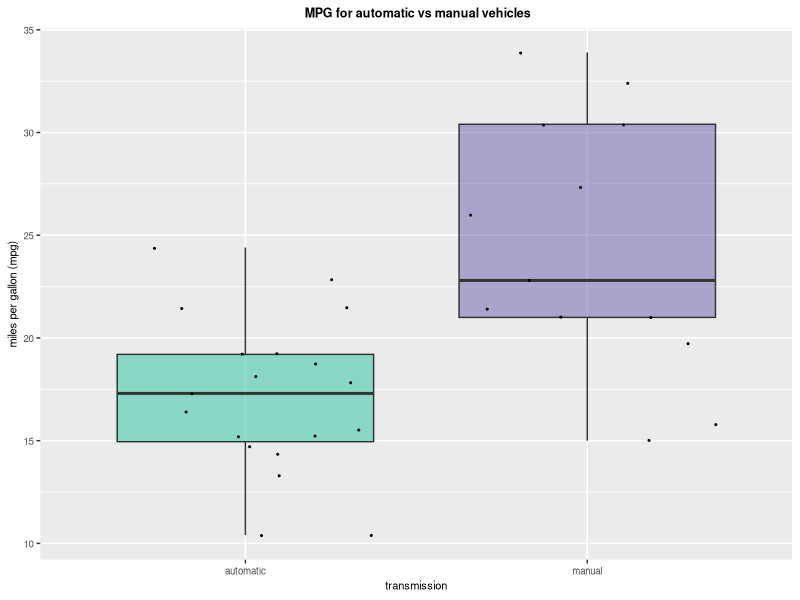
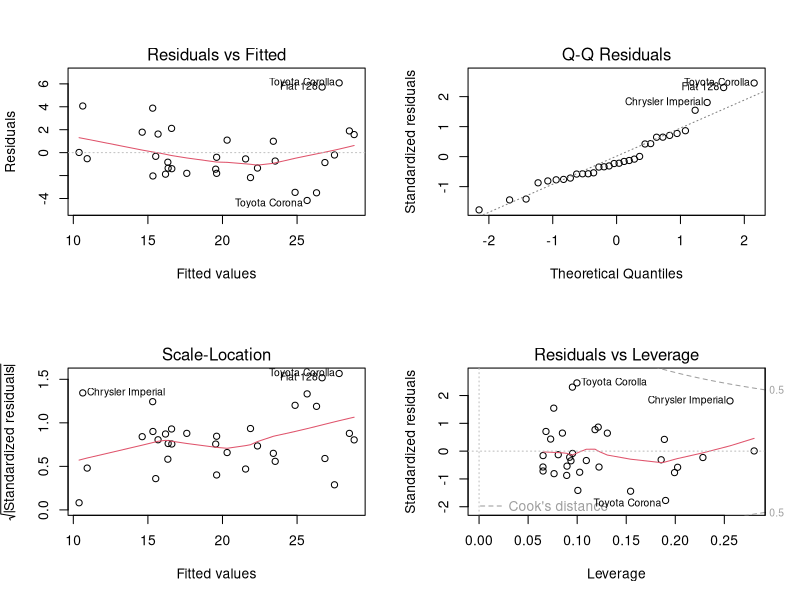
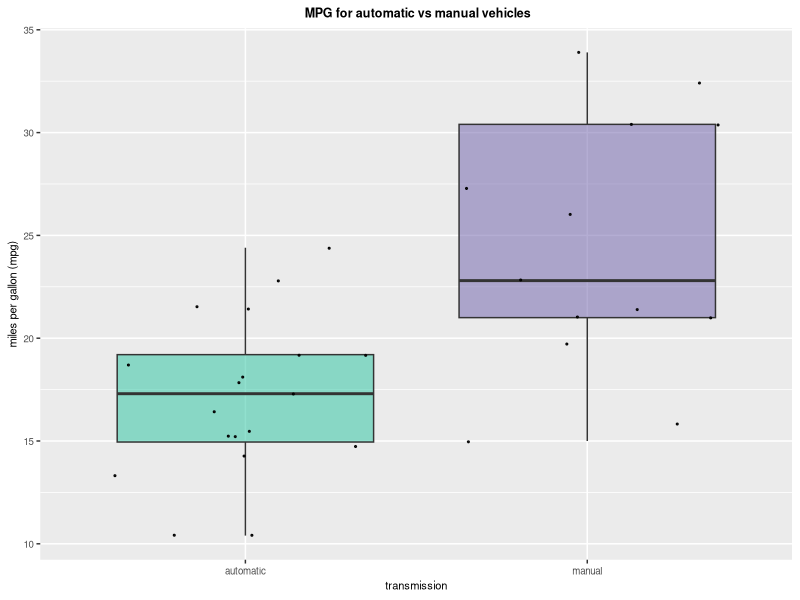
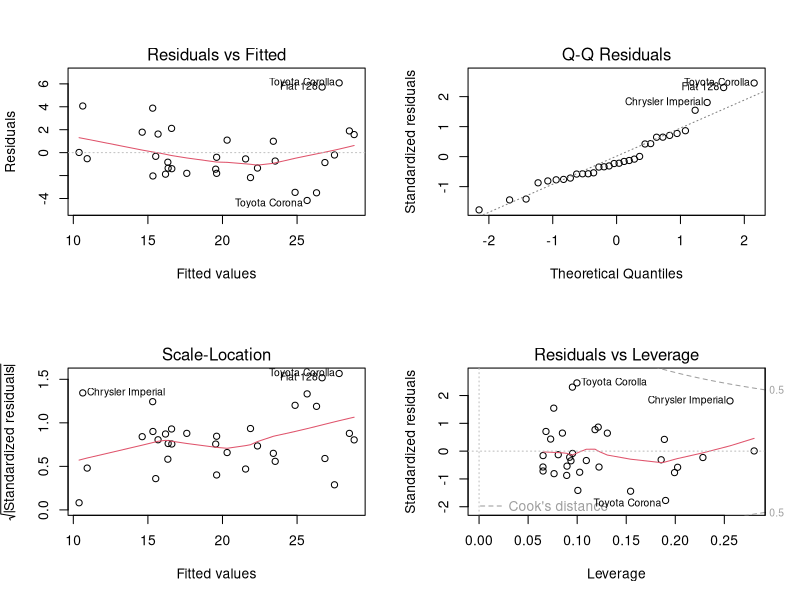

R code for these plots, in order:
## ---- chunk 1
# load the data
data(mtcars)
# view structure of the data
str(mtcars)
## ---- chunk 2
# We will now change the names and classes of some of the variables to make the analysis more meaningful.
# load required packages
library(dplyr)
# rename and factor variables
mtcars2 <- mtcars
mtcars2 <- rename(mtcars2, transm=am, weight=wt, engine=vs)
mtcars2$transm <- as.factor(mtcars2$transm)
levels(mtcars2$transm) <- c("automatic", "manual")
#calculate the mean of each group
mtcars  <- mtcars %>% group_by(am)
means <- summarise(mtcars, mean(mpg))
mean_auto <- round(means[[1,2]],2)
mean_manual <- round(means[[2,2]],2)
## ---- chunk 3
# load required packages
library(ggplot2)

# create boxplot by transmission 
plot1 <- mtcars2 %>% 
        ggplot(aes(x=transm, y=mpg, fill=transm, alpha=0.6)) + 
        geom_boxplot(show.legend=FALSE) + 
        scale_fill_manual( values=c("#38c7a6", "#766aaf")) +
        geom_jitter(color="black", size=0.4, alpha=0.9, show.legend=FALSE) + 
        labs(x="transmission",y="miles per gallon (mpg)",
        title=" MPG for automatic vs manual vehicles") +
        theme(plot.title = element_text(hjust = 0.5, 
        size =9, face="bold"), 
        axis.title =  element_text(size = 8),
        axis.text.x = element_text(size = 7),
        axis.text.y = element_text(size = 7)) 
plot1
## ---- chunk 4
model1 <- lm(mpg ~ transm, data=mtcars2)
summary(model1)
## ---- chunk 5
# we build the complete model
model <- lm(mpg~.,data=mtcars2)
anova(model)
## ---- chunk 6
# first model includes cyl
model2 <- lm(mpg ~ transm + cyl, data=mtcars2)
# second model includes cyl and weight
model3 <- lm(mpg ~ transm + cyl+ weight, data=mtcars2)
# third model includes cyl, weight and disp
model4 <- lm(mpg ~ transm + cyl + weight + disp, data=mtcars2)
# we compare the models 
anova(model1, model2, model3, model4)
## ---- chunk 7
# we now see what the coefficients are for the model
summary(model3)
## ---- chunk 8
par(mfrow = c(2,2))
plot(model3)
## ---- chunk 9
# load the data
data(mtcars)
# view structure of the data
str(mtcars)
## ---- chunk 10
# load required packages
library(ggplot2)

# create boxplot by transmission 
plot1 <- mtcars2 %>% 
        ggplot(aes(x=transm, y=mpg, fill=transm, alpha=0.6)) + 
        geom_boxplot(show.legend=FALSE) + 
        scale_fill_manual( values=c("#38c7a6", "#766aaf")) +
        geom_jitter(color="black", size=0.4, alpha=0.9, show.legend=FALSE) + 
        labs(x="transmission",y="miles per gallon (mpg)",
        title=" MPG for automatic vs manual vehicles") +
        theme(plot.title = element_text(hjust = 0.5, 
        size =9, face="bold"), 
        axis.title =  element_text(size = 8),
        axis.text.x = element_text(size = 7),
        axis.text.y = element_text(size = 7)) 
plot1
## ---- chunk 11
# create first model
model1 <- lm(mpg ~ transm, data=mtcars2)
summary(model1)
## ---- chunk 12
# we build the complete model
model <- lm(mpg~.,data=mtcars2)
anova(model)
## ---- chunk 13
# first model includes cyl
model2 <- lm(mpg ~ transm + cyl, data=mtcars2)
# second model includes cyl and weight
model3 <- lm(mpg ~ transm + cyl+ weight, data=mtcars2)
# third model includes cyl, weight and disp
model4 <- lm(mpg ~ transm + cyl + weight + disp, data=mtcars2)
# we compare the models 
anova(model1, model2, model3, model4)
## ---- chunk 14
# build residual analysis plots
par(mfrow = c(2,2))
plot(model3)
